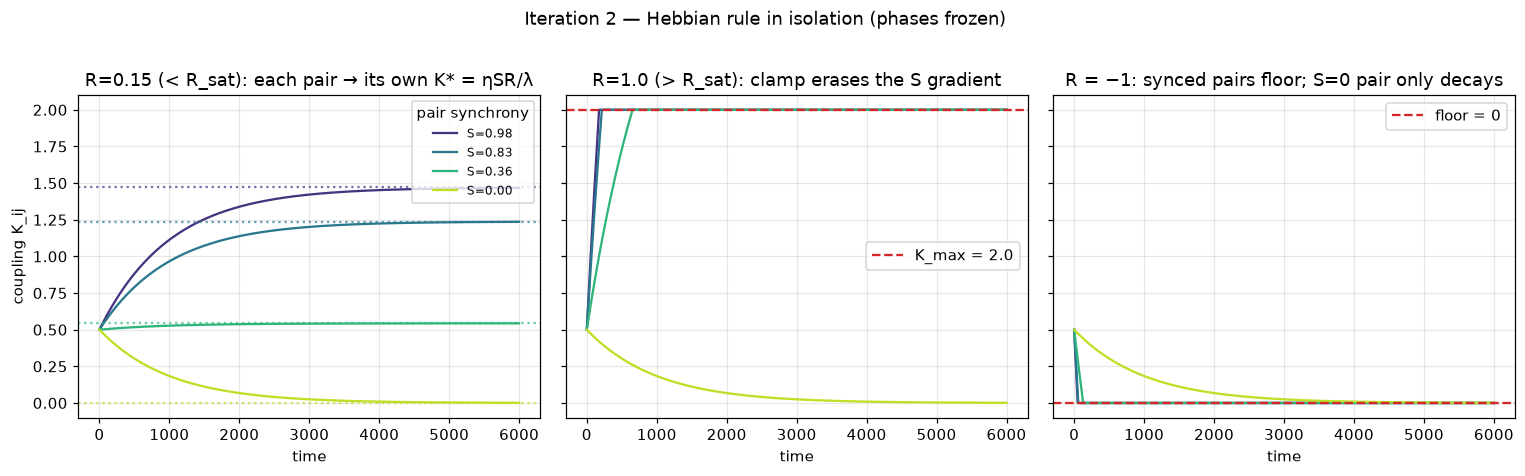

Recreate this plot in Python.
"""
Iteration 2 -- Does the Hebbian coupling rule behave as the math predicts?

We isolate the learning rule by FREEZING the phases (no Kuramoto step), so
S_ij and R are constants and the coupling ODE becomes a plain linear
first-order equation per pair:

    dK_ij/dt = eta * S_ij * R - lam * K_ij

Known closed-form solution (same math as an RC circuit charging):

    K_ij(t) = K* + (K_ij(0) - K*) * exp(-lam * t),   K* = eta * S_ij * R / lam

Predictions checked here:
  1. Each K_ij relaxes exponentially to its own fixed point K* = eta*S*R/lam,
     with time constant tau = 1/lam -- pairs with higher synchrony S earn
     proportionally stronger equilibrium coupling. (This is the
     "fire together, wire together" gradient the v1.0 bug destroyed: with
     S identically 1, every pair would share ONE fixed point.)
  2. If K* exceeds K_max the trajectory clamps at K_max.
  3. Negative reward (R < 0): synchronized pairs are driven to the floor at 0;
     zero-synchrony pairs decay passively as K0 * exp(-lam*t) regardless of R
     (this is the pure-Hebbian property: no anti-phase repulsion, only decay).

FINDING (saturation bound): the doc's heuristic parameters give a gain of
eta/lam = 10, so the unclamped fixed point is K* = 10 * S * R. Any sustained
reward R > K_max * lam / eta = 0.2 pushes well-synchronized pairs past K_max,
where the clamp erases the synchrony gradient -- all strong pairs read 2.0.
Differentiated ("informative") coupling requires operating with sustained
reward below that bound, or a larger lam / smaller eta. First run of this
script used R = 1 and hit exactly this: nearly every pair saturated.
"""
import os, sys
import numpy as np
sys.path.insert(0, os.path.dirname(os.path.dirname(os.path.abspath(__file__))))
from ksomheb import local_synchrony

np.random.seed(7)

eta, lam, K_max, dt = 0.01, 0.001, 2.0, 0.01

# Frozen phases chosen to give a spread of pairwise synchronies.
theta = np.array([0.0, 0.4, 1.2, 2.4, np.pi])
N = len(theta)
S = local_synchrony(theta)

R_sat = K_max * lam / eta             # saturation bound on sustained reward
print(f"gain eta/lam = {eta/lam:.0f}; saturation bound R_sat = "
      f"K_max*lam/eta = {R_sat}\n")

def integrate(K0, R, n_steps):
    """Euler-integrate dK/dt = eta*S*R - lam*K with phases frozen."""
    K = K0.copy()
    trace = [K.copy()]
    for _ in range(n_steps):
        dK = eta * (S * R) - lam * K
        K = np.clip(K + dK * dt, 0.0, K_max)
        trace.append(K.copy())
    return K, np.array(trace)

tau = 1.0 / lam                       # time constant of the decay, in time units
n_steps = int(6 * tau / dt)           # 6 tau ~ within 0.25% of equilibrium
t_axis = np.arange(n_steps + 1) * dt

print(f"tau = 1/lam = {tau:.0f} time units; integrating 6 tau "
      f"({n_steps} Euler steps at dt={dt})\n")

# ---- Check 1: relaxation to per-pair fixed point (R inside valid range) ----
R = 0.15                              # below R_sat -> K* = 1.5*S stays under K_max
K0 = np.full((N, N), 0.5); np.fill_diagonal(K0, 0.0)
K_end, trace1 = integrate(K0, R, n_steps)
K_star = eta * S * R / lam

print(f"Check 1: K -> K* = eta*S*R/lam (R={R} < R_sat, start K=0.5)")
print(f"{'pair':>6} | {'S_ij':>6} | {'K* pred':>8} | {'K final':>8} | {'err':>8}")
pairs = [(0, 1), (0, 2), (0, 3), (0, 4)]
for (i, j) in pairs:
    print(f"  ({i},{j}) | {S[i,j]:6.3f} | {K_star[i,j]:8.4f} | "
          f"{K_end[i,j]:8.4f} | {abs(K_end[i,j]-K_star[i,j]):8.1e}")
off = ~np.eye(N, dtype=bool)
# After 6 tau the remaining transient is |K0 - K*| * e^-6 per pair.
err1 = np.abs(K_end - K_star)[off].max()
bound1 = np.abs(K0 - K_star)[off].max() * np.exp(-6)
ok1 = err1 < bound1 * 1.1 + 1e-6
print(f"  max |K_final - K*| = {err1:.2e} "
      f"(analytic transient bound {bound1:.2e})  -> "
      f"{'PASS' if ok1 else 'FAIL'}")

# Check the whole trajectory against the closed form, not just the endpoint.
i, j = 0, 2
analytic = K_star[i, j] + (K0[i, j] - K_star[i, j]) * np.exp(-lam * t_axis)
traj_err = np.abs(trace1[:, i, j] - analytic).max()
ok1b = traj_err < 1e-3
print(f"  trajectory vs closed form (pair (0,2)): max err = {traj_err:.2e}  -> "
      f"{'PASS' if ok1b else 'FAIL'}\n")

# ---- Check 2: clamp at K_max when K* > K_max (the saturation regime) ----
R_big = 1.0                           # > R_sat: K* = 10*S, saturates strong pairs
K_end2, trace2 = integrate(K0, R_big, n_steps)
sat_pairs = K_star_big = eta * S * R_big / lam > K_max
ok2 = (np.isclose(K_end2[0, 1], K_max) and K_end2.max() <= K_max + 1e-12
       and np.isclose(K_end2[0, 3], K_max))   # even moderate-S pair saturates
print(f"Check 2: sustained R={R_big} (> R_sat={R_sat}) -> clamp erases gradient")
print(f"  K(0,1) [S=0.98] final = {K_end2[0,1]:.4f}")
print(f"  K(0,3) [S=0.36] final = {K_end2[0,3]:.4f}   <- indistinguishable!")
print(f"  global max = {K_end2.max():.4f} <= K_max  -> "
      f"{'PASS' if ok2 else 'FAIL'}\n")

# ---- Check 3: negative reward -- synced pairs floor at 0, S=0 pair decays ----
R_neg = -1.0
K_end3, trace3 = integrate(K0, R_neg, n_steps)
synced_ok = K_end3[0, 1] < 1e-9 and K_end3[0, 2] < 1e-9
passive_pred = K0[0, 4] * np.exp(-lam * n_steps * dt)   # S=0: decay only
passive_ok = abs(K_end3[0, 4] - passive_pred) < 1e-4
ok3 = synced_ok and passive_ok
print(f"Check 3: R={R_neg} (below-baseline performance)")
print(f"  synced pairs driven to floor: K(0,1)={K_end3[0,1]:.2e}, "
      f"K(0,2)={K_end3[0,2]:.2e}")
print(f"  S=0 pair decays passively:    K(0,4)={K_end3[0,4]:.4e} "
      f"vs analytic K0*e^-6={passive_pred:.4e}")
print(f"  (pure-Hebbian property: zero-synchrony pairs feel no reward at all)")
print(f"  -> {'PASS' if ok3 else 'FAIL'}\n")

print("ALL PASS" if (ok1 and ok1b and ok2 and ok3) else "SOME CHECKS FAILED")

# ---- plot (decimated traces) ----
try:
    import matplotlib
    matplotlib.use("Agg")
    import matplotlib.pyplot as plt
    step = 200
    td = t_axis[::step]
    fig, axes = plt.subplots(1, 3, figsize=(14, 4.2), sharey=True)
    colors = plt.cm.viridis(np.linspace(0.15, 0.9, len(pairs)))

    ax = axes[0]
    for (i, j), c in zip(pairs, colors):
        ax.plot(td, trace1[::step, i, j], color=c, label=f"S={S[i,j]:.2f}")
        ax.axhline(K_star[i, j], color=c, ls=":", alpha=0.7)
    ax.set_title(f"R={R} (< R_sat): each pair → its own K* = ηSR/λ")
    ax.set_xlabel("time"); ax.set_ylabel("coupling K_ij")
    ax.legend(title="pair synchrony", fontsize=8, loc="upper right")

    ax = axes[1]
    for (i, j), c in zip(pairs, colors):
        ax.plot(td, trace2[::step, i, j], color=c)
    ax.axhline(K_max, color="#d62728", ls="--", label=f"K_max = {K_max}")
    ax.set_title(f"R={R_big} (> R_sat): clamp erases the S gradient")
    ax.set_xlabel("time"); ax.legend(loc="center right")

    ax = axes[2]
    for (i, j), c in zip(pairs, colors):
        ax.plot(td, trace3[::step, i, j], color=c)
    ax.axhline(0, color="#d62728", ls="--", label="floor = 0")
    ax.set_title("R = −1: synced pairs floor; S=0 pair only decays")
    ax.set_xlabel("time"); ax.legend(loc="upper right")

    for ax in axes:
        ax.grid(alpha=0.3)
    fig.suptitle("Iteration 2 — Hebbian rule in isolation (phases frozen)",
                 y=1.02)
    out = os.path.join(os.path.dirname(os.path.abspath(__file__)),
                       "iter2_hebbian_fixed_point.png")
    fig.tight_layout()
    fig.savefig(out, dpi=110, bbox_inches="tight")
    print(f"plot saved -> {out}")
except Exception as e:
    print(f"(plot skipped: {e})")
